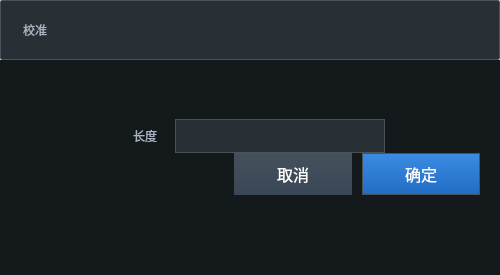
<?xml version="1.0" encoding="UTF-8"?>
<ui version="4.0">
 <class>ImgCalibDialog</class>
 <widget class="QDialog" name="ImgCalibDialog">
  <property name="windowModality">
   <enum>Qt::WindowModal</enum>
  </property>
  <property name="geometry">
   <rect>
    <x>0</x>
    <y>0</y>
    <width>500</width>
    <height>275</height>
   </rect>
  </property>
  <property name="minimumSize">
   <size>
    <width>500</width>
    <height>275</height>
   </size>
  </property>
  <property name="maximumSize">
   <size>
    <width>500</width>
    <height>275</height>
   </size>
  </property>
  <property name="windowTitle">
   <string>Frame</string>
  </property>
  <property name="styleSheet">
   <string notr="true">QFrame{
border:none;
}</string>
  </property>
  <layout class="QGridLayout" name="gridLayout">
   <property name="leftMargin">
    <number>0</number>
   </property>
   <property name="topMargin">
    <number>0</number>
   </property>
   <property name="rightMargin">
    <number>0</number>
   </property>
   <property name="bottomMargin">
    <number>0</number>
   </property>
   <property name="spacing">
    <number>0</number>
   </property>
   <item row="0" column="0">
    <layout class="QVBoxLayout" name="verticalLayout">
     <property name="spacing">
      <number>0</number>
     </property>
     <item>
      <widget class="QWidget" name="titlebar" native="true">
       <property name="minimumSize">
        <size>
         <width>0</width>
         <height>60</height>
        </size>
       </property>
       <property name="maximumSize">
        <size>
         <width>16777215</width>
         <height>60</height>
        </size>
       </property>
       <property name="styleSheet">
        <string notr="true">QWidget
{
background-color:#282f35;
border:1px solid #4a525a ;
border-radius:2px;
}
</string>
       </property>
       <layout class="QHBoxLayout" name="horizontalLayout_2">
        <property name="spacing">
         <number>0</number>
        </property>
        <property name="leftMargin">
         <number>0</number>
        </property>
        <property name="topMargin">
         <number>0</number>
        </property>
        <property name="rightMargin">
         <number>0</number>
        </property>
        <property name="bottomMargin">
         <number>0</number>
        </property>
        <item>
         <layout class="QHBoxLayout" name="horizontalLayout_3">
          <property name="spacing">
           <number>0</number>
          </property>
          <item>
           <widget class="QLabel" name="title">
            <property name="styleSheet">
             <string notr="true">QLabel
{
background-color: transparent;
font: 18px &quot;Microsoft YaHei&quot;;
color: #AAB3C1;
margin-left:20px;
border:0px;
}

QLabel:hover{
background-color: transparent;
border:0px;
}</string>
            </property>
            <property name="text">
             <string>校准</string>
            </property>
           </widget>
          </item>
          <item>
           <widget class="QPushButton" name="close_btn">
            <property name="minimumSize">
             <size>
              <width>32</width>
              <height>32</height>
             </size>
            </property>
            <property name="maximumSize">
             <size>
              <width>32</width>
              <height>32</height>
             </size>
            </property>
            <property name="styleSheet">
             <string notr="true">QPushButton{
background:transparent;
padding:4px;
margin:-1px;
border-style:solid;
border-radius:1px;
border-color:#777;
border-width:1px;
image:url(:/2D/2DWidget/Resource/close.png);}
QPushButton:hover{
background:#dd0000;
padding:0px;
border-style:solid;
border-radius:1px;
border-width:1px;
border-color:#ddd;
color:white;}</string>
            </property>
            <property name="text">
             <string/>
            </property>
           </widget>
          </item>
          <item>
           <spacer name="horizontalSpacer">
            <property name="orientation">
             <enum>Qt::Horizontal</enum>
            </property>
            <property name="sizeType">
             <enum>QSizePolicy::Fixed</enum>
            </property>
            <property name="sizeHint" stdset="0">
             <size>
              <width>10</width>
              <height>20</height>
             </size>
            </property>
           </spacer>
          </item>
         </layout>
        </item>
       </layout>
      </widget>
     </item>
     <item>
      <layout class="QHBoxLayout" name="horizontalLayout">
       <property name="spacing">
        <number>0</number>
       </property>
       <item>
        <widget class="QWidget" name="widget" native="true">
         <property name="styleSheet">
          <string notr="true">QWidget
{
background: #14191C;
border:0px solid transparent;
}
</string>
         </property>
         <layout class="QGridLayout" name="gridLayout_2">
          <property name="leftMargin">
           <number>0</number>
          </property>
          <property name="topMargin">
           <number>0</number>
          </property>
          <property name="rightMargin">
           <number>0</number>
          </property>
          <property name="bottomMargin">
           <number>0</number>
          </property>
          <property name="spacing">
           <number>0</number>
          </property>
          <item row="0" column="0">
           <layout class="QVBoxLayout" name="verticalLayout_2">
            <property name="bottomMargin">
             <number>20</number>
            </property>
            <item>
             <layout class="QHBoxLayout" name="horizontalLayout_6">
              <property name="spacing">
               <number>0</number>
              </property>
              <item>
               <spacer name="horizontalSpacer_2">
                <property name="orientation">
                 <enum>Qt::Horizontal</enum>
                </property>
                <property name="sizeHint" stdset="0">
                 <size>
                  <width>40</width>
                  <height>20</height>
                 </size>
                </property>
               </spacer>
              </item>
              <item>
               <widget class="QLabel" name="lengthLab">
                <property name="minimumSize">
                 <size>
                  <width>60</width>
                  <height>30</height>
                 </size>
                </property>
                <property name="maximumSize">
                 <size>
                  <width>60</width>
                  <height>30</height>
                 </size>
                </property>
                <property name="styleSheet">
                 <string notr="true">QLabel
{
background-color: transparent;
font: 14px &quot;Microsoft YaHei&quot;;
color: #AAB3C1;
border:0px;
}</string>
                </property>
                <property name="text">
                 <string>长度</string>
                </property>
                <property name="textFormat">
                 <enum>Qt::AutoText</enum>
                </property>
                <property name="alignment">
                 <set>Qt::AlignCenter</set>
                </property>
               </widget>
              </item>
              <item>
               <widget class="QLineEdit" name="lengthEdit">
                <property name="minimumSize">
                 <size>
                  <width>210</width>
                  <height>34</height>
                 </size>
                </property>
                <property name="maximumSize">
                 <size>
                  <width>210</width>
                  <height>34</height>
                 </size>
                </property>
                <property name="styleSheet">
                 <string notr="true">QLineEdit
{
border: 1px solid #4a525a;
border-radius:0px;
background:#282f35;
color:#e1e8f1;
font:normal 12px  Microsoft YaHei;
}
QLineEdit:focus
{
border:3px solid #9dadc1;
border-radius:0px
}</string>
                </property>
                <property name="inputMethodHints">
                 <set>Qt::ImhNone</set>
                </property>
               </widget>
              </item>
              <item>
               <spacer name="horizontalSpacer_3">
                <property name="orientation">
                 <enum>Qt::Horizontal</enum>
                </property>
                <property name="sizeHint" stdset="0">
                 <size>
                  <width>40</width>
                  <height>20</height>
                 </size>
                </property>
               </spacer>
              </item>
             </layout>
            </item>
            <item>
             <layout class="QHBoxLayout" name="horizontalLayout_4">
              <property name="spacing">
               <number>10</number>
              </property>
              <property name="rightMargin">
               <number>20</number>
              </property>
              <item>
               <spacer name="horizontalSpacer_4">
                <property name="orientation">
                 <enum>Qt::Horizontal</enum>
                </property>
                <property name="sizeHint" stdset="0">
                 <size>
                  <width>40</width>
                  <height>20</height>
                 </size>
                </property>
               </spacer>
              </item>
              <item>
               <widget class="QPushButton" name="cancelBtn">
                <property name="minimumSize">
                 <size>
                  <width>118</width>
                  <height>42</height>
                 </size>
                </property>
                <property name="maximumSize">
                 <size>
                  <width>118</width>
                  <height>42</height>
                 </size>
                </property>
                <property name="styleSheet">
                 <string notr="true">QPushButton{
background:qlineargradient(x1: 0, y1: 0, x2: 0, y2: 1,stop: 0 rgba(69,80,92,1),stop: 1.0 rgba(58,71,86,1));
border:0px solid #4a525a;
border-radius:0px;
color:#FFFFFF;
font: normal 16px  Microsoft YaHei;
}


QPushButton:pressed{
background-color:#14191C;
border:1px solid #404B56;
}

QPushButton:disabled{
opacity:0.39;
}</string>
                </property>
                <property name="text">
                 <string>取消</string>
                </property>
               </widget>
              </item>
              <item>
               <widget class="QPushButton" name="okBtn">
                <property name="minimumSize">
                 <size>
                  <width>118</width>
                  <height>42</height>
                 </size>
                </property>
                <property name="maximumSize">
                 <size>
                  <width>118</width>
                  <height>42</height>
                 </size>
                </property>
                <property name="styleSheet">
                 <string notr="true">QPushButton{
background:qlineargradient(x1: 0, y1: 0, x2: 0, y2: 1,stop: 0 rgba(60,140,227,1),stop: 1.0 rgba(32,108,195,1));
border:1px solid rgb(74, 82, 90);
border-radius:0px;
color:#FFFFFF;
font: normal 16px  Microsoft YaHei;
}

QPushButton:hover{
color:#ffffff;
}

QPushButton:pressed
{
background-color:#14191C;
color: #FFFFFF;
}

QPushButton:disabled
{
border:1px solid rgb(74, 82, 90, 50);
color:rgb(189, 205, 221, 50);
opacity:0.39;
}</string>
                </property>
                <property name="text">
                 <string>确定</string>
                </property>
               </widget>
              </item>
             </layout>
            </item>
           </layout>
          </item>
         </layout>
        </widget>
       </item>
      </layout>
     </item>
    </layout>
   </item>
  </layout>
 </widget>
 <resources>
  <include location="../readingprocess.qrc"/>
 </resources>
 <connections/>
</ui>
